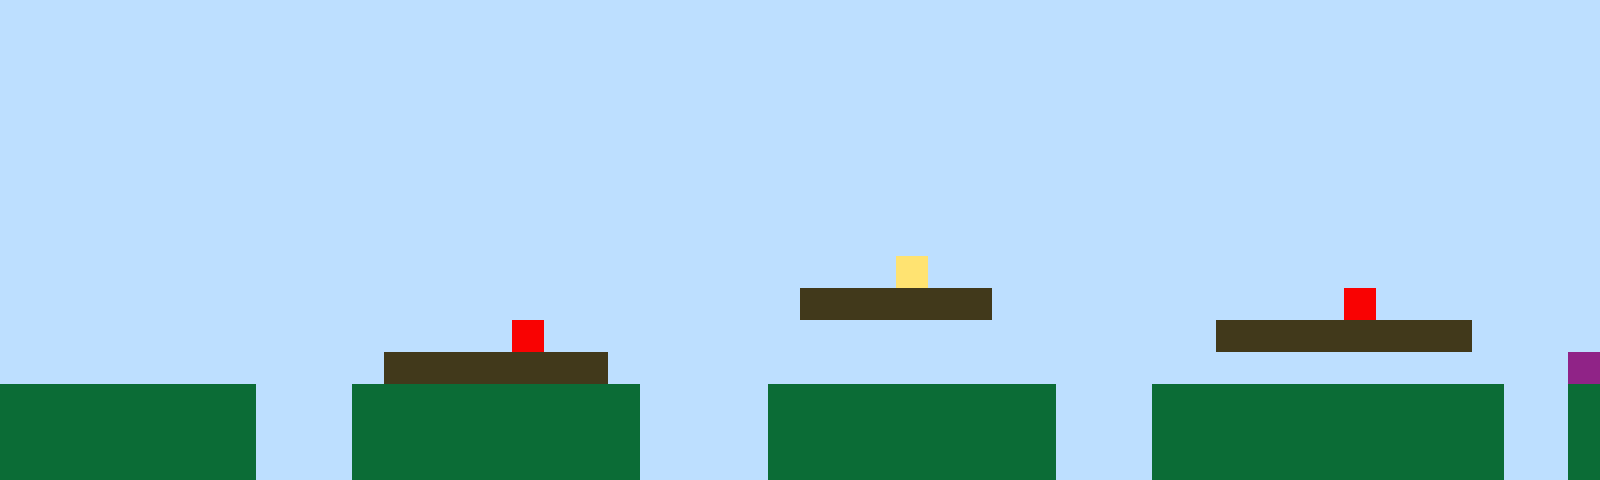

A 2D game scene composited from a Tiled map and its tileset images. What follows is a short description and the map's XML, with every tile layer's data as written:
An orthogonal 50x15 tile map with 32x32 px tiles, 1 tile layer (Tile Layer 1).

<map version="1.10" tiledversion="1.11.2" orientation="orthogonal" renderorder="right-up" width="50" height="15" tilewidth="32" tileheight="32" infinite="0" nextlayerid="2" nextobjectid="1"><editorsettings><export target="map1.csv" format="csv" /></editorsettings><tileset firstgid="1" name="sprites" tilewidth="32" tileheight="32" tilecount="6" columns="3"><image source="sprites.png" width="96" height="64" /></tileset><layer id="1" name="Tile Layer 1" width="50" height="15"><data encoding="csv">1,1,1,1,1,1,1,1,1,1,1,1,1,1,1,1,1,1,1,1,1,1,1,1,1,1,1,1,1,1,1,1,1,1,1,1,1,1,1,1,1,1,1,1,1,1,1,1,1,1,1,1,1,1,1,1,1,1,1,1,1,1,1,1,1,1,1,1,1,1,1,1,1,1,1,1,1,1,1,1,1,1,1,1,1,1,1,1,1,1,1,1,1,1,1,1,1,1,1,1,1,1,1,1,1,1,1,1,1,1,1,1,1,1,1,1,1,1,1,1,1,1,1,1,1,1,1,1,1,1,1,1,1,1,1,1,1,1,1,1,1,1,1,1,1,1,1,1,1,1,1,1,1,1,1,1,1,1,1,1,1,1,1,1,1,1,1,1,1,1,1,1,1,1,1,1,1,1,1,1,1,1,1,1,1,1,1,1,1,1,1,1,1,1,1,1,1,1,1,1,1,1,1,1,1,1,1,1,1,1,1,1,1,1,1,1,1,1,1,1,1,1,1,1,1,1,1,1,1,1,1,1,1,1,1,1,1,1,1,1,1,1,1,1,1,1,1,1,1,1,1,1,1,1,1,1,1,1,1,1,1,1,1,1,1,1,1,1,1,1,1,1,1,1,1,1,1,1,1,1,1,1,1,1,1,1,1,1,1,1,1,1,1,1,1,1,1,1,1,1,1,1,1,1,1,1,1,1,1,1,1,1,1,1,1,1,1,1,1,1,1,1,1,1,1,1,1,1,1,1,1,1,1,1,1,1,1,1,1,1,1,1,1,1,1,1,1,1,1,1,1,1,1,1,1,1,1,1,1,1,1,1,1,1,1,1,1,1,1,1,1,1,1,1,1,1,1,1,1,1,1,1,1,1,1,1,1,1,1,1,1,1,1,1,1,1,1,1,1,1,1,1,1,1,1,1,1,1,1,1,1,1,1,1,1,1,1,1,1,1,1,1,1,1,1,1,1,1,4,1,1,1,1,1,1,1,1,1,1,1,1,1,1,1,1,1,1,1,1,1,1,1,1,1,1,1,1,1,1,1,1,1,1,1,1,1,1,1,1,1,1,1,1,1,1,3,3,3,3,3,3,1,1,1,1,1,1,1,1,1,1,1,5,1,1,1,1,1,1,1,1,1,1,1,1,1,1,1,1,1,1,1,1,1,1,1,5,1,1,1,1,1,1,1,1,1,1,1,1,1,1,1,1,1,1,1,1,1,3,3,3,3,3,3,3,3,1,1,1,1,1,1,1,1,1,1,1,1,1,1,1,1,3,3,3,3,3,3,3,1,1,1,1,1,1,1,1,1,1,1,1,1,1,1,1,1,1,1,1,1,1,1,1,1,1,1,1,1,1,6,2,2,2,2,2,2,2,2,1,1,1,2,2,2,2,2,2,2,2,2,1,1,1,1,2,2,2,2,2,2,2,2,2,1,1,1,2,2,2,2,2,2,2,2,2,2,2,1,1,2,2,2,2,2,2,2,2,2,1,1,1,2,2,2,2,2,2,2,2,2,1,1,1,1,2,2,2,2,2,2,2,2,2,1,1,1,2,2,2,2,2,2,2,2,2,2,2,1,1,2,2,2,2,2,2,2,2,2,1,1,1,2,2,2,2,2,2,2,2,2,1,1,1,1,2,2,2,2,2,2,2,2,2,1,1,1,2,2,2,2,2,2,2,2,2,2,2,1,1,2</data></layer></map>
